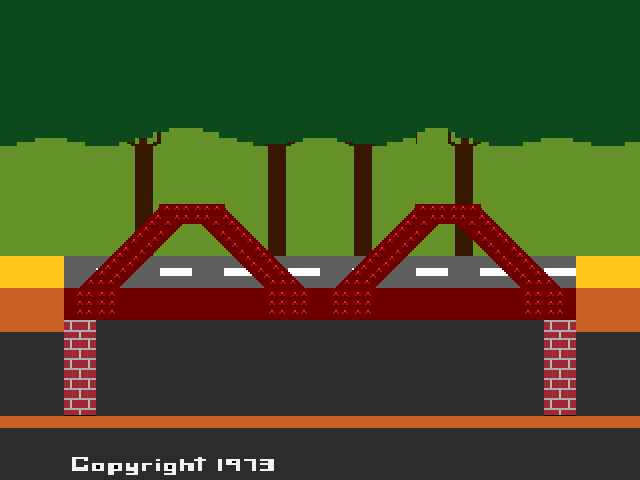

A 2D game scene composited from a Tiled map and its tileset images. What follows is a short description and the map's XML, with every tile layer's data as written:
An orthogonal 20x15 tile map with 32x32 px tiles, 2 tile layers (platform, bridge).

<map version="1.10" tiledversion="1.11.0" orientation="orthogonal" renderorder="right-down" width="20" height="15" tilewidth="32" tileheight="32" infinite="0" nextlayerid="3" nextobjectid="1">
 <tileset firstgid="1" name="tileset" tilewidth="32" tileheight="32" tilecount="300" columns="20">
  <image source="tileset.png" width="640" height="480" />
 </tileset>
 <layer id="1" name="platform" width="20" height="15">
  <data encoding="csv">
1,1,1,1,1,1,1,1,1,1,1,1,1,1,1,1,1,1,1,1,
1,1,1,1,1,1,1,1,1,1,1,1,1,1,1,1,1,1,1,1,
1,1,1,1,1,1,1,1,1,1,1,1,1,1,1,1,1,1,1,1,
1,1,1,1,1,1,1,1,1,1,1,1,1,1,1,1,1,1,1,1,
2,3,4,5,6,7,8,9,10,11,2147483659,2147483658,2147483657,7,2147483654,2147483653,2147483652,2147483651,2147483650,2,
21,21,21,21,26,21,21,21,30,21,21,2147483678,21,21,26,21,21,21,21,21,
21,21,21,21,26,21,21,21,30,21,21,2147483678,21,21,26,21,21,21,21,21,
21,21,21,21,26,21,21,21,30,21,21,2147483678,21,21,26,21,21,21,21,21,
12,12,23,24,23,24,23,24,23,24,23,24,23,24,23,24,23,24,12,12,
32,32,0,0,0,0,0,0,0,0,0,0,0,0,0,0,0,0,32,32,
52,52,0,0,0,0,0,0,0,0,0,0,0,0,0,0,0,0,52,52,
0,0,0,0,0,0,0,0,0,0,0,0,0,0,0,0,0,0,0,0,
0,0,0,0,0,0,0,0,0,0,0,0,0,0,0,0,0,0,0,0,
52,52,52,52,52,52,52,52,52,52,52,52,52,52,52,52,52,52,52,52,
0,0,14,15,16,17,18,19,20,0,0,0,0,0,0,0,0,0,0,0
</data>
 </layer>
 <layer id="2" name="bridge" width="20" height="15">
  <data encoding="csv">
0,0,0,0,0,0,0,0,0,0,0,0,0,0,0,0,0,0,0,0,
0,0,0,0,0,0,0,0,0,0,0,0,0,0,0,0,0,0,0,0,
0,0,0,0,0,0,0,0,0,0,0,0,0,0,0,0,0,0,0,0,
0,0,0,0,0,0,0,0,0,0,0,0,0,0,0,0,0,0,0,0,
0,0,0,0,0,0,0,0,0,0,0,0,0,0,0,0,0,0,0,0,
0,0,0,0,0,0,0,0,0,0,0,0,0,0,0,0,0,0,0,0,
0,0,43,44,45,46,2147483694,2147483693,2147483692,2147483691,43,44,45,46,2147483694,2147483693,2147483692,2147483691,0,0,
0,0,63,64,65,66,2147483714,2147483713,2147483712,2147483711,63,64,65,66,2147483714,2147483713,2147483712,2147483711,0,0,
0,0,83,84,85,86,2147483734,2147483733,2147483732,2147483731,83,84,85,86,2147483734,2147483733,2147483732,2147483731,0,0,
0,0,103,104,105,106,2147483754,2147483753,2147483752,2147483751,103,104,105,106,2147483754,2147483753,2147483752,2147483751,0,0,
0,0,123,72,72,72,72,72,72,72,72,72,72,72,72,72,72,123,0,0,
72,72,143,72,72,72,72,72,72,72,72,72,72,72,72,72,72,143,72,72,
72,72,163,72,72,72,72,72,72,72,72,72,72,72,72,72,72,163,72,72,
0,0,0,0,0,0,0,0,0,0,0,0,0,0,0,0,0,0,0,0,
72,72,0,0,0,0,0,0,0,72,72,72,72,72,72,72,72,72,72,72
</data>
 </layer>
</map>